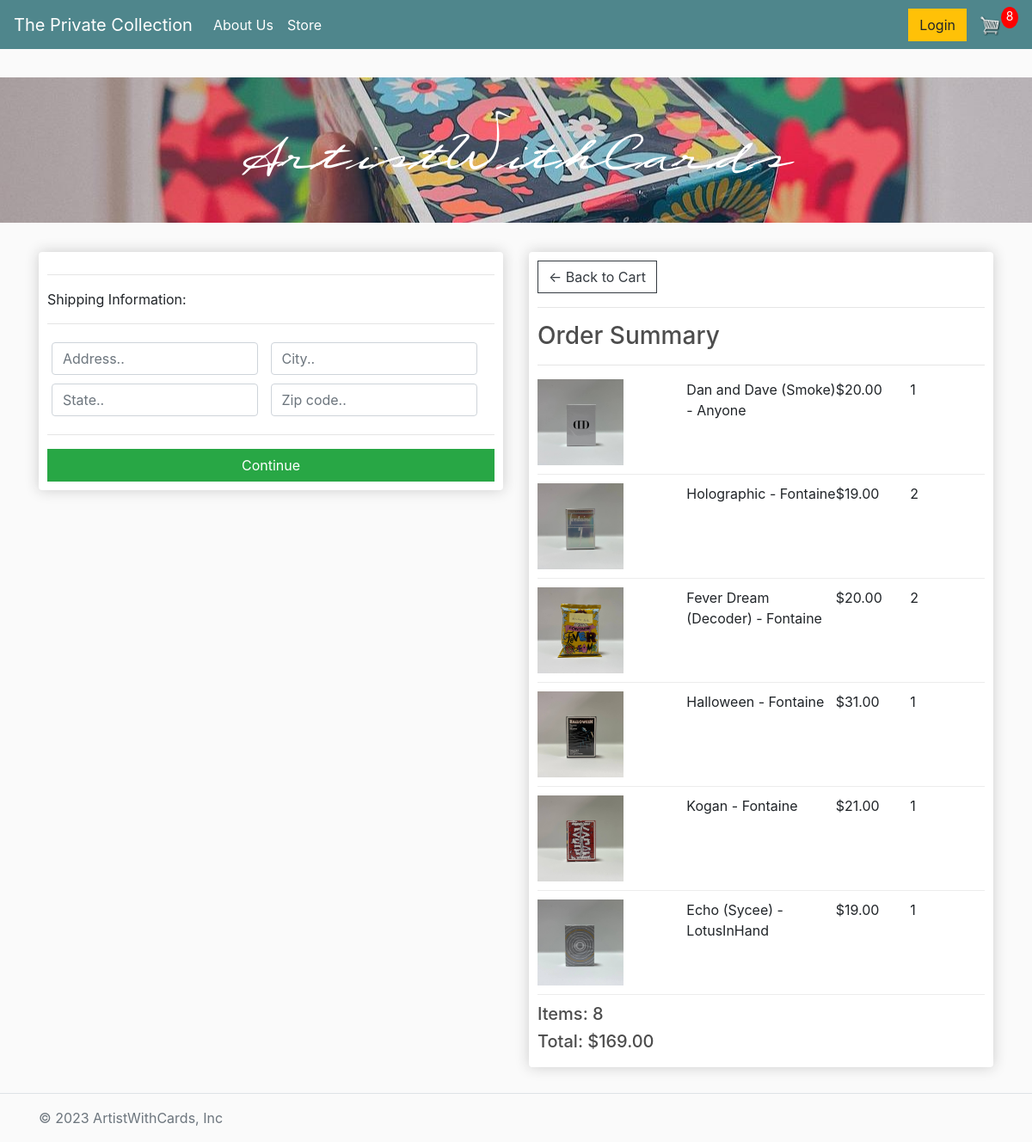
Screenshot of /checkout/ (signed in) with the database file from the repository.
### store/models.py (models this page shows, shortened)
class OrderItem(models.Model):
	product = models.ForeignKey(Product, on_delete=models.SET_NULL, blank=True, null=True)
	order = models.ForeignKey(Order, on_delete=models.SET_NULL, blank=True, null=True)
	quantity = models.IntegerField(default=0, null=True, blank=True)
	date_added = models.DateTimeField(auto_now_add=True)
	@property
	def get_total(self):
		total = self.product.price * self.quantity
		return total

class Product(models.Model):
	name = models.CharField(max_length=200, null=True)
	price = models.DecimalField(max_digits=7, decimal_places=2)
	digital = models.BooleanField(default=False, null=True, blank=False)
	image = models.ImageField(null=True, blank=True)
	@property
	def imageURL(self):
		try:
			url = self.image.url
		except:
			url = ''
		return url

class Order(models.Model):
	customer = models.ForeignKey(Customer, on_delete=models.SET_NULL, blank=True, null=True)
	date_ordered = models.DateTimeField(auto_now_add=True)
	complete = models.BooleanField(default=False, null=True, blank=False)
	transaction_id = models.CharField(max_length=200, null=True)
	@property
	def shipping(self):
		shipping = False
		orderitems = self.orderitem_set.all()
		for i in orderitems:
			if i.product.digital ==  False:
				shipping = True
		return shipping
	@property
	def get_cart_total(self):
		orderitems = self.orderitem_set.all()
		total = sum([item.get_total for item in orderitems])
		return total
	@property
	def get_cart_items(self):
		orderitems = self.orderitem_set.all()
		total = sum([item.quantity for item in orderitems])
		return total

### store/views.py (the view)
# urls.py: path('checkout/', views.checkout, name="checkout"),
def checkout(request):
     Data = cartData(request)
     cartItems = Data['cartItems']
     order = Data['order']
     items = Data['items']
     context = {'items':items, 'order':order, 'cartItems': cartItems}
     return render(request, 'store/Checkout.html', context)

### store/utils.py (called while the page is built)
def cartData(request):
	if request.user.is_authenticated:
		customer = request.user.customer
		order, created = Order.objects.get_or_create(customer=customer, complete=False)
		items = order.orderitem_set.all()
		cartItems = order.get_cart_items
	else:
		cookieData = cookieCart(request)
		cartItems = cookieData['cartItems']
		order = cookieData['order']
		items = cookieData['items']
	return {'items': items, 'order': order, 'cartItems': cartItems}

### store/templates/store/Checkout.html (shortened to what this page needs)
{% extends 'store/Main.html' %}
{% load static %}
{% block content %}
	<div class="row">
		<div class="col-lg-6">
			<div class="box-element" id="form-wrapper">
				<form id="form">
					<div id="shipping-info">
						<hr>
						<p>Shipping Information:</p>
						<hr>
						<div class="form-field">
							<input class="form-control" type="text" name="address" placeholder="Address..">
						</div>
						<div class="form-field">
							<input class="form-control" type="text" name="city" placeholder="City..">
						</div>
						<div class="form-field">
							<input class="form-control" type="text" name="state" placeholder="State..">
						</div>
						<div class="form-field">
							<input class="form-control" type="text" name="zipcode" placeholder="Zip code..">
						</div>
					</div>
					<hr>
					<input id="form-button" class="btn btn-success btn-block" type="submit" value="Continue">
				</form>
			</div>
			<br>
		</div>
		<div class="col-lg-6">
			<div class="box-element">
				<a  class="btn btn-outline-dark" href="{% url 'cart' %}">&#x2190; Back to Cart</a>
				<hr>
				<h3>Order Summary</h3>
				<hr>
				{% for item in items %}
				<div class="cart-row">
					<div style="flex:2"><img class="row-image" src="{{item.product.imageURL}}"></div>
					<div style="flex:2"><p>{{item.product.name}}</p></div>
					<div style="flex:1"><p>${{item.product.price}}</p></div>
					<div style="flex:1"><p>{{item.quantity}}</p></div>
				</div>
				{% endfor %}
				<h5>Items: {{order.get_cart_items}}</h5>
				<h5>Total: ${{order.get_cart_total|floatformat:2}}</h5>
			</div>
		</div>
	</div>
{% endblock content %}

### static/css/main.css (style rules this page uses)
body { background-color: hsl(0, 0%, 98%); }
h1,h2,h3,h4,h5,h6 { color:hsl(0, 0%, 30%); }
.box-element { box-shadow:hsl(0, 0%, 80%) 0 0 16px; background-color: #fff; border-radius: 4px; padding: 10px; }
.col-lg-4, .col-lg-6, .col-lg-8, .col-lg-12 { margin-top: 10px; margin-bottom: 5px; }
.btn { border-radius: 0; }
.row-image { width: 100px; }
.form-field { width:250px; display: inline-block; padding: 5px; }
.cart-row { display: flex; align-items: flex-stretch; padding-bottom: 10px; margin-bottom: 10px; border-bottom: 1px solid #ececec; }

### rows the page displays
OrderItem: product.imageURL (picture), product.name "Dan and Dave (Smoke) - Anyone", product.price "20.00", quantity "1"
OrderItem: product.imageURL (picture), product.name "Holographic - Fontaine", product.price "19.00", quantity "2"
OrderItem: product.imageURL (picture), product.name "Fever Dream (Decoder) - Fontaine", product.price "20.00", quantity "2"
OrderItem: product.imageURL (picture), product.name "Halloween - Fontaine", product.price "31.00", quantity "1"
OrderItem: product.imageURL (picture), product.name "Kogan - Fontaine", product.price "21.00", quantity "1"
OrderItem: product.imageURL (picture), product.name "Echo (Sycee) - LotusInHand", product.price "19.00", quantity "1"
Order: get_cart_items "8", get_cart_total "169.00"

### other values shown
{{ cartItems }} "8"
